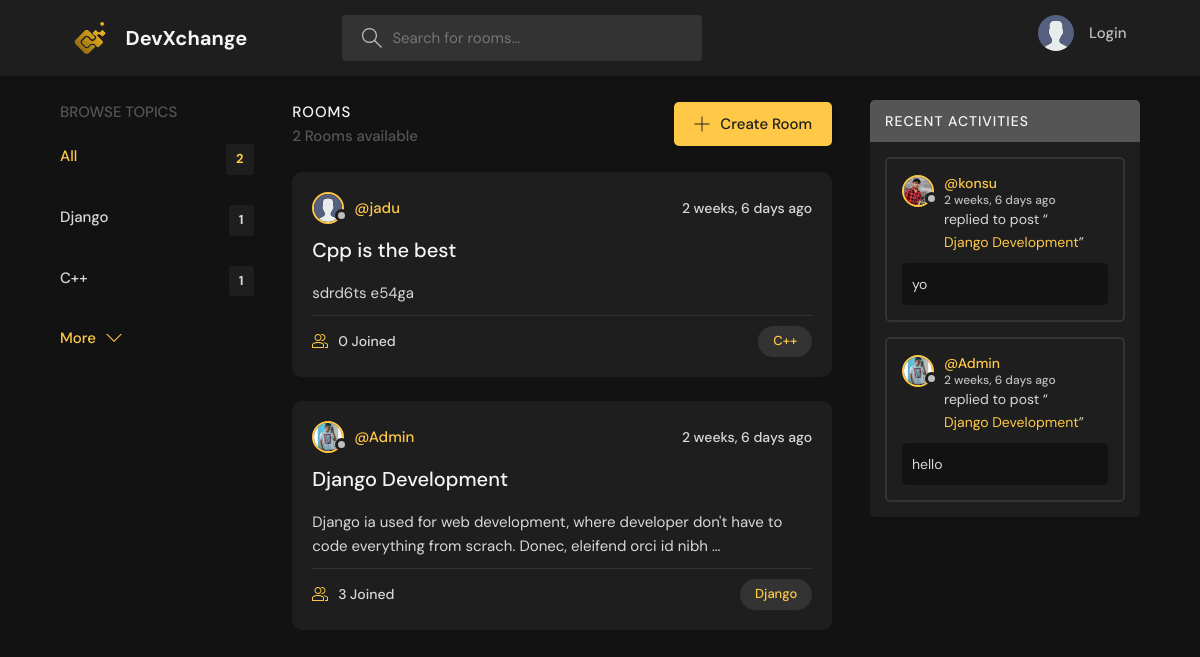
Before: / with the older database file.
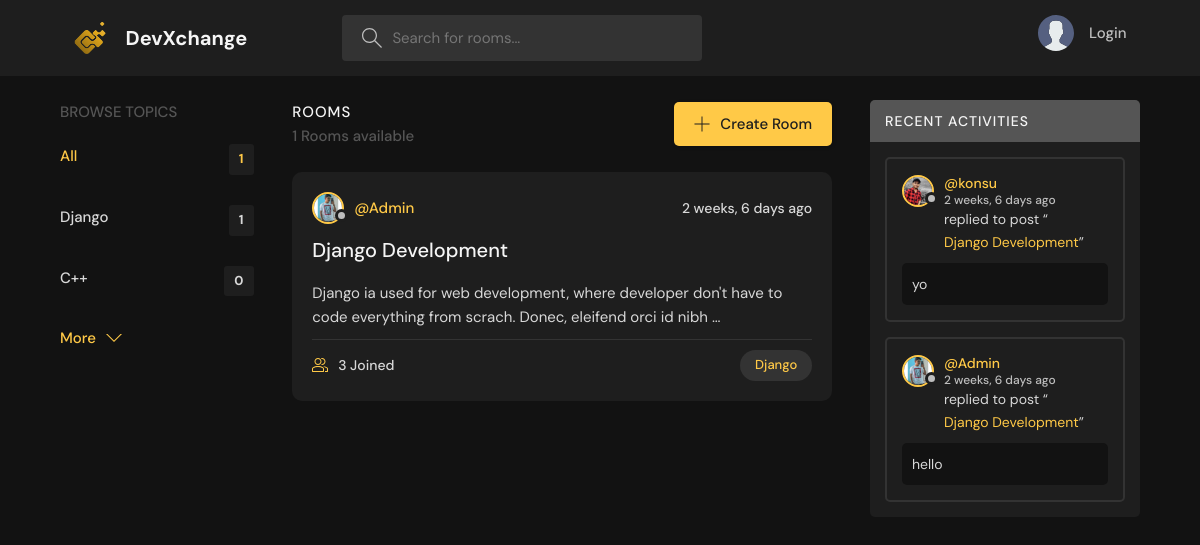
After: the same page with the newer database file.
### base/models.py (models this page shows, shortened)
class Topic(models.Model):
    name = models.CharField(max_length=128)

class Room(models.Model):
    host = models.ForeignKey(User,on_delete=models.CASCADE,null=True)
    topic = models.ForeignKey(Topic,on_delete=models.SET_NULL,null=True)
    name = models.CharField(max_length=256)
    description = models.TextField(null=True , blank= True)
    participants = models.ManyToManyField(User,related_name='participants',blank=True)
    updated = models.DateTimeField(auto_now=True)
    created = models.DateTimeField(auto_now_add=True)
    class Meta:
        ordering = ['-updated','-created']
    def __str__(self):
        return self.name

class User(AbstractUser):
    name = models.CharField(max_length=264,null=True)
    email = models.EmailField(unique=True)
    bio = models.TextField(null=True)
    avatar = models.ImageField(null=True,default="avatar.svg")
    USERNAME_FIELD = 'email'
    REQUIRED_FIELDS = []

class Message(models.Model):
    user = models.ForeignKey(User,on_delete=models.CASCADE)
    room = models.ForeignKey(Room,on_delete=models.CASCADE)
    body = models.TextField()
    updated = models.DateTimeField(auto_now=True)
    created = models.DateTimeField(auto_now_add=True)
    class Meta:
        ordering = ['-updated','-created']

### base/views.py (the view)
# urls.py: path('',views.home,name="home"),
def home(request):
    q = request.GET.get('q') if request.GET.get('q') != None else ''
    rooms = Room.objects.filter(
        Q(topic__name__icontains=q) |
        Q(name__icontains=q) |
        Q(description__icontains=q)
        )
    Topics =Topic.objects.all()[0:5]
    room_count = rooms.count()
    room_messages = Message.objects.filter(Q(room__topic__name__icontains=q))
    context = {'rooms':rooms,'Topics':Topics,'room_count':room_count,'room_messages':room_messages}
    return render (request, 'base/home.html',context)

### templates/base/home.html (shortened to what this page needs)
{% extends 'main.html' %}
{% block content %}
    <main class="layout layout--3">
      <div class="container">
        {% include 'base/topics_component.html' %}
        <div class="roomList">
          <div class="roomList__header">
            <div>
              <h2>Rooms</h2>
              <p> {{room_count}} Rooms available</p>
            </div>
            <a class="btn btn--main" href="{% url 'create-room' %}">
              <svg version="1.1" xmlns="http://www.w3.org/2000/svg" width="32" height="32" viewBox="0 0 32 32">
                <title>add</title>
                <path
                  d="M16.943 0.943h-1.885v14.115h-14.115v1.885h14.115v14.115h1.885v-14.115h14.115v-1.885h-14.115v-14.115z"
                ></path>
              </svg>
              Create Room
            </a>
          </div>
          {% include 'base/feed_component.html' %}
        </div>
        {% include 'base/activity_component.html' %}
      </div>
    </main>
{% endblock content %}

### templates/base/topics_component.html
<div class="topics">
    <div class="topics__header">
      <h2>Browse Topics</h2>
    </div>
    <ul class="topics__list">
      <li>
        <a href="{% url 'home' %}" class="active">All <span>{{room_count}}</span></a>
      </li>
    {% for Topic in Topics  %}
      <li>
        <a href = "{% url 'home' %}?q={{Topic.name|urlencode}}">{{Topic.name}} <span>{{Topic.room_set.all.count}}</span></a>
      </li>
    {% endfor %}
    </ul>
    <a class="btn btn--link" href="{% url 'topics' %}">
      More
      <svg version="1.1" xmlns="http://www.w3.org/2000/svg" width="32" height="32" viewBox="0 0 32 32">
        <title>chevron-down</title>
        <path d="M16 21l-13-13h-3l16 16 16-16h-3l-13 13z"></path>
      </svg>
    </a>
  </div>

### templates/base/feed_component.html (shortened to what this page needs)
{%for room in rooms%}
    <div class="roomListRoom">
        <div class="roomListRoom__header">
        <a href="{% url 'user-profile' room.host.id %}" class="roomListRoom__author">
            <div class="avatar avatar--small">
            <img src="{{room.host.avatar.url}}" />
            </div>
            <span>@{{room.host.username}}</span>
        </a>
        <div class="roomListRoom__actions">
            <span>{{room.created|timesince}} ago</span>
        </div>
        </div>
        <div class="roomListRoom__content">
        <a href="{% url 'room' room.id %}">{{room.name}}</a>
        <p>
            {{room.description|truncatewords:20}}
        </p>
        </div>
        <div class="roomListRoom__meta">
        <a href="{% url 'room' room.id %}" class="roomListRoom__joined">
            {{room.participants.all.count}} Joined
        </a>
        <p class="roomListRoom__topic">
        <a href ="{% url 'home' %}?q={{room.topic.name}}">
            {{room.topic.name}}
        </a>
        </p>
        </div>
    </div>
{% endfor %}

### templates/base/activity_component.html (shortened to what this page needs)
<div class="activities">
        <div class="activities__header">
          <h2>Recent Activities</h2>
        </div>
        {% for message in  room_messages %}
        <div class="activities__box">
          <div class="activities__boxHeader roomListRoom__header">
            <a href="{% url 'user-profile' message.user.id %}" class="roomListRoom__author">
              <div class="avatar avatar--small">
                <img src="{{message.user.avatar.url}}" />
              </div>
              <p>
                @{{message.user.username}}
                <span>{{message.created|timesince}} ago</span>
              </p>
            </a>
          </div>
          <div class="activities__boxContent">
            <p>replied to post “<a href = {% url 'room' message.room.id %} >{{message.room}} </a>”</p>
            <div class="activities__boxRoomContent">
              {{message.body}}
            </div>
          </div>
        </div>
        {% endfor %}
</div>

Changed rows visible on the page:
removed Room: host.avatar (placeholder picture), host.username "jadu", created "2 weeks, 6 days", name "Cpp is the best", description "sdrd6ts e54ga", participants.all.count "0", topic.name "C++"
computed for Topic (number 2 of 2 on the later page): room_set.all.count "1" → "0"
Other visible differences:
{{ room_count }}: "2" → "1"
